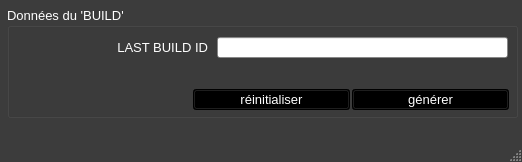
<?xml version="1.0" encoding="UTF-8"?>
<ui version="4.0">
 <class>YerithERPSQLUpgradeWindow</class>
 <widget class="QMainWindow" name="YerithERPSQLUpgradeWindow">
  <property name="geometry">
   <rect>
    <x>0</x>
    <y>0</y>
    <width>522</width>
    <height>162</height>
   </rect>
  </property>
  <property name="palette">
   <palette>
    <active>
     <colorrole role="WindowText">
      <brush brushstyle="SolidPattern">
       <color alpha="255">
        <red>255</red>
        <green>255</green>
        <blue>255</blue>
       </color>
      </brush>
     </colorrole>
     <colorrole role="Button">
      <brush brushstyle="SolidPattern">
       <color alpha="255">
        <red>60</red>
        <green>60</green>
        <blue>60</blue>
       </color>
      </brush>
     </colorrole>
     <colorrole role="Light">
      <brush brushstyle="SolidPattern">
       <color alpha="255">
        <red>90</red>
        <green>90</green>
        <blue>90</blue>
       </color>
      </brush>
     </colorrole>
     <colorrole role="Midlight">
      <brush brushstyle="SolidPattern">
       <color alpha="255">
        <red>75</red>
        <green>75</green>
        <blue>75</blue>
       </color>
      </brush>
     </colorrole>
     <colorrole role="Dark">
      <brush brushstyle="SolidPattern">
       <color alpha="255">
        <red>30</red>
        <green>30</green>
        <blue>30</blue>
       </color>
      </brush>
     </colorrole>
     <colorrole role="Mid">
      <brush brushstyle="SolidPattern">
       <color alpha="255">
        <red>40</red>
        <green>40</green>
        <blue>40</blue>
       </color>
      </brush>
     </colorrole>
     <colorrole role="Text">
      <brush brushstyle="SolidPattern">
       <color alpha="255">
        <red>255</red>
        <green>255</green>
        <blue>255</blue>
       </color>
      </brush>
     </colorrole>
     <colorrole role="BrightText">
      <brush brushstyle="SolidPattern">
       <color alpha="255">
        <red>255</red>
        <green>255</green>
        <blue>255</blue>
       </color>
      </brush>
     </colorrole>
     <colorrole role="ButtonText">
      <brush brushstyle="SolidPattern">
       <color alpha="255">
        <red>255</red>
        <green>255</green>
        <blue>255</blue>
       </color>
      </brush>
     </colorrole>
     <colorrole role="Base">
      <brush brushstyle="SolidPattern">
       <color alpha="255">
        <red>0</red>
        <green>0</green>
        <blue>0</blue>
       </color>
      </brush>
     </colorrole>
     <colorrole role="Window">
      <brush brushstyle="SolidPattern">
       <color alpha="255">
        <red>60</red>
        <green>60</green>
        <blue>60</blue>
       </color>
      </brush>
     </colorrole>
     <colorrole role="Shadow">
      <brush brushstyle="SolidPattern">
       <color alpha="255">
        <red>0</red>
        <green>0</green>
        <blue>0</blue>
       </color>
      </brush>
     </colorrole>
     <colorrole role="AlternateBase">
      <brush brushstyle="SolidPattern">
       <color alpha="255">
        <red>30</red>
        <green>30</green>
        <blue>30</blue>
       </color>
      </brush>
     </colorrole>
     <colorrole role="ToolTipBase">
      <brush brushstyle="SolidPattern">
       <color alpha="255">
        <red>255</red>
        <green>255</green>
        <blue>220</blue>
       </color>
      </brush>
     </colorrole>
     <colorrole role="ToolTipText">
      <brush brushstyle="SolidPattern">
       <color alpha="255">
        <red>0</red>
        <green>0</green>
        <blue>0</blue>
       </color>
      </brush>
     </colorrole>
    </active>
    <inactive>
     <colorrole role="WindowText">
      <brush brushstyle="SolidPattern">
       <color alpha="255">
        <red>255</red>
        <green>255</green>
        <blue>255</blue>
       </color>
      </brush>
     </colorrole>
     <colorrole role="Button">
      <brush brushstyle="SolidPattern">
       <color alpha="255">
        <red>60</red>
        <green>60</green>
        <blue>60</blue>
       </color>
      </brush>
     </colorrole>
     <colorrole role="Light">
      <brush brushstyle="SolidPattern">
       <color alpha="255">
        <red>90</red>
        <green>90</green>
        <blue>90</blue>
       </color>
      </brush>
     </colorrole>
     <colorrole role="Midlight">
      <brush brushstyle="SolidPattern">
       <color alpha="255">
        <red>75</red>
        <green>75</green>
        <blue>75</blue>
       </color>
      </brush>
     </colorrole>
     <colorrole role="Dark">
      <brush brushstyle="SolidPattern">
       <color alpha="255">
        <red>30</red>
        <green>30</green>
        <blue>30</blue>
       </color>
      </brush>
     </colorrole>
     <colorrole role="Mid">
      <brush brushstyle="SolidPattern">
       <color alpha="255">
        <red>40</red>
        <green>40</green>
        <blue>40</blue>
       </color>
      </brush>
     </colorrole>
     <colorrole role="Text">
      <brush brushstyle="SolidPattern">
       <color alpha="255">
        <red>255</red>
        <green>255</green>
        <blue>255</blue>
       </color>
      </brush>
     </colorrole>
     <colorrole role="BrightText">
      <brush brushstyle="SolidPattern">
       <color alpha="255">
        <red>255</red>
        <green>255</green>
        <blue>255</blue>
       </color>
      </brush>
     </colorrole>
     <colorrole role="ButtonText">
      <brush brushstyle="SolidPattern">
       <color alpha="255">
        <red>255</red>
        <green>255</green>
        <blue>255</blue>
       </color>
      </brush>
     </colorrole>
     <colorrole role="Base">
      <brush brushstyle="SolidPattern">
       <color alpha="255">
        <red>0</red>
        <green>0</green>
        <blue>0</blue>
       </color>
      </brush>
     </colorrole>
     <colorrole role="Window">
      <brush brushstyle="SolidPattern">
       <color alpha="255">
        <red>60</red>
        <green>60</green>
        <blue>60</blue>
       </color>
      </brush>
     </colorrole>
     <colorrole role="Shadow">
      <brush brushstyle="SolidPattern">
       <color alpha="255">
        <red>0</red>
        <green>0</green>
        <blue>0</blue>
       </color>
      </brush>
     </colorrole>
     <colorrole role="AlternateBase">
      <brush brushstyle="SolidPattern">
       <color alpha="255">
        <red>30</red>
        <green>30</green>
        <blue>30</blue>
       </color>
      </brush>
     </colorrole>
     <colorrole role="ToolTipBase">
      <brush brushstyle="SolidPattern">
       <color alpha="255">
        <red>255</red>
        <green>255</green>
        <blue>220</blue>
       </color>
      </brush>
     </colorrole>
     <colorrole role="ToolTipText">
      <brush brushstyle="SolidPattern">
       <color alpha="255">
        <red>0</red>
        <green>0</green>
        <blue>0</blue>
       </color>
      </brush>
     </colorrole>
    </inactive>
    <disabled>
     <colorrole role="WindowText">
      <brush brushstyle="SolidPattern">
       <color alpha="255">
        <red>30</red>
        <green>30</green>
        <blue>30</blue>
       </color>
      </brush>
     </colorrole>
     <colorrole role="Button">
      <brush brushstyle="SolidPattern">
       <color alpha="255">
        <red>60</red>
        <green>60</green>
        <blue>60</blue>
       </color>
      </brush>
     </colorrole>
     <colorrole role="Light">
      <brush brushstyle="SolidPattern">
       <color alpha="255">
        <red>90</red>
        <green>90</green>
        <blue>90</blue>
       </color>
      </brush>
     </colorrole>
     <colorrole role="Midlight">
      <brush brushstyle="SolidPattern">
       <color alpha="255">
        <red>75</red>
        <green>75</green>
        <blue>75</blue>
       </color>
      </brush>
     </colorrole>
     <colorrole role="Dark">
      <brush brushstyle="SolidPattern">
       <color alpha="255">
        <red>30</red>
        <green>30</green>
        <blue>30</blue>
       </color>
      </brush>
     </colorrole>
     <colorrole role="Mid">
      <brush brushstyle="SolidPattern">
       <color alpha="255">
        <red>40</red>
        <green>40</green>
        <blue>40</blue>
       </color>
      </brush>
     </colorrole>
     <colorrole role="Text">
      <brush brushstyle="SolidPattern">
       <color alpha="255">
        <red>30</red>
        <green>30</green>
        <blue>30</blue>
       </color>
      </brush>
     </colorrole>
     <colorrole role="BrightText">
      <brush brushstyle="SolidPattern">
       <color alpha="255">
        <red>255</red>
        <green>255</green>
        <blue>255</blue>
       </color>
      </brush>
     </colorrole>
     <colorrole role="ButtonText">
      <brush brushstyle="SolidPattern">
       <color alpha="255">
        <red>30</red>
        <green>30</green>
        <blue>30</blue>
       </color>
      </brush>
     </colorrole>
     <colorrole role="Base">
      <brush brushstyle="SolidPattern">
       <color alpha="255">
        <red>60</red>
        <green>60</green>
        <blue>60</blue>
       </color>
      </brush>
     </colorrole>
     <colorrole role="Window">
      <brush brushstyle="SolidPattern">
       <color alpha="255">
        <red>60</red>
        <green>60</green>
        <blue>60</blue>
       </color>
      </brush>
     </colorrole>
     <colorrole role="Shadow">
      <brush brushstyle="SolidPattern">
       <color alpha="255">
        <red>0</red>
        <green>0</green>
        <blue>0</blue>
       </color>
      </brush>
     </colorrole>
     <colorrole role="AlternateBase">
      <brush brushstyle="SolidPattern">
       <color alpha="255">
        <red>60</red>
        <green>60</green>
        <blue>60</blue>
       </color>
      </brush>
     </colorrole>
     <colorrole role="ToolTipBase">
      <brush brushstyle="SolidPattern">
       <color alpha="255">
        <red>255</red>
        <green>255</green>
        <blue>220</blue>
       </color>
      </brush>
     </colorrole>
     <colorrole role="ToolTipText">
      <brush brushstyle="SolidPattern">
       <color alpha="255">
        <red>0</red>
        <green>0</green>
        <blue>0</blue>
       </color>
      </brush>
     </colorrole>
    </disabled>
   </palette>
  </property>
  <property name="font">
   <font>
    <pointsize>10</pointsize>
   </font>
  </property>
  <property name="windowTitle">
   <string>YERITH-ERP-9.0 ~ Générer le script 'SQL' pour actualiser la structure de la base de données</string>
  </property>
  <widget class="QWidget" name="centralwidget">
   <widget class="QGroupBox" name="groupBox">
    <property name="geometry">
     <rect>
      <x>7</x>
      <y>7</y>
      <width>511</width>
      <height>111</height>
     </rect>
    </property>
    <property name="title">
     <string>Données du 'BUILD'</string>
    </property>
    <widget class="YerithLineEdit" name="lineEdit_last_build_id">
     <property name="geometry">
      <rect>
       <x>210</x>
       <y>30</y>
       <width>291</width>
       <height>21</height>
      </rect>
     </property>
     <property name="palette">
      <palette>
       <active>
        <colorrole role="WindowText">
         <brush brushstyle="SolidPattern">
          <color alpha="255">
           <red>0</red>
           <green>0</green>
           <blue>0</blue>
          </color>
         </brush>
        </colorrole>
        <colorrole role="Button">
         <brush brushstyle="SolidPattern">
          <color alpha="255">
           <red>189</red>
           <green>189</green>
           <blue>189</blue>
          </color>
         </brush>
        </colorrole>
        <colorrole role="Light">
         <brush brushstyle="SolidPattern">
          <color alpha="255">
           <red>255</red>
           <green>255</green>
           <blue>255</blue>
          </color>
         </brush>
        </colorrole>
        <colorrole role="Midlight">
         <brush brushstyle="SolidPattern">
          <color alpha="255">
           <red>222</red>
           <green>222</green>
           <blue>222</blue>
          </color>
         </brush>
        </colorrole>
        <colorrole role="Dark">
         <brush brushstyle="SolidPattern">
          <color alpha="255">
           <red>94</red>
           <green>94</green>
           <blue>94</blue>
          </color>
         </brush>
        </colorrole>
        <colorrole role="Mid">
         <brush brushstyle="SolidPattern">
          <color alpha="255">
           <red>126</red>
           <green>126</green>
           <blue>126</blue>
          </color>
         </brush>
        </colorrole>
        <colorrole role="Text">
         <brush brushstyle="SolidPattern">
          <color alpha="255">
           <red>0</red>
           <green>0</green>
           <blue>0</blue>
          </color>
         </brush>
        </colorrole>
        <colorrole role="BrightText">
         <brush brushstyle="SolidPattern">
          <color alpha="255">
           <red>255</red>
           <green>255</green>
           <blue>255</blue>
          </color>
         </brush>
        </colorrole>
        <colorrole role="ButtonText">
         <brush brushstyle="SolidPattern">
          <color alpha="255">
           <red>0</red>
           <green>0</green>
           <blue>0</blue>
          </color>
         </brush>
        </colorrole>
        <colorrole role="Base">
         <brush brushstyle="SolidPattern">
          <color alpha="255">
           <red>255</red>
           <green>255</green>
           <blue>255</blue>
          </color>
         </brush>
        </colorrole>
        <colorrole role="Window">
         <brush brushstyle="SolidPattern">
          <color alpha="255">
           <red>189</red>
           <green>189</green>
           <blue>189</blue>
          </color>
         </brush>
        </colorrole>
        <colorrole role="Shadow">
         <brush brushstyle="SolidPattern">
          <color alpha="255">
           <red>0</red>
           <green>0</green>
           <blue>0</blue>
          </color>
         </brush>
        </colorrole>
        <colorrole role="HighlightedText">
         <brush brushstyle="SolidPattern">
          <color alpha="255">
           <red>2</red>
           <green>160</green>
           <blue>70</blue>
          </color>
         </brush>
        </colorrole>
        <colorrole role="AlternateBase">
         <brush brushstyle="SolidPattern">
          <color alpha="255">
           <red>222</red>
           <green>222</green>
           <blue>222</blue>
          </color>
         </brush>
        </colorrole>
        <colorrole role="ToolTipBase">
         <brush brushstyle="SolidPattern">
          <color alpha="255">
           <red>255</red>
           <green>255</green>
           <blue>220</blue>
          </color>
         </brush>
        </colorrole>
        <colorrole role="ToolTipText">
         <brush brushstyle="SolidPattern">
          <color alpha="255">
           <red>0</red>
           <green>0</green>
           <blue>0</blue>
          </color>
         </brush>
        </colorrole>
       </active>
       <inactive>
        <colorrole role="WindowText">
         <brush brushstyle="SolidPattern">
          <color alpha="255">
           <red>0</red>
           <green>0</green>
           <blue>0</blue>
          </color>
         </brush>
        </colorrole>
        <colorrole role="Button">
         <brush brushstyle="SolidPattern">
          <color alpha="255">
           <red>189</red>
           <green>189</green>
           <blue>189</blue>
          </color>
         </brush>
        </colorrole>
        <colorrole role="Light">
         <brush brushstyle="SolidPattern">
          <color alpha="255">
           <red>255</red>
           <green>255</green>
           <blue>255</blue>
          </color>
         </brush>
        </colorrole>
        <colorrole role="Midlight">
         <brush brushstyle="SolidPattern">
          <color alpha="255">
           <red>222</red>
           <green>222</green>
           <blue>222</blue>
          </color>
         </brush>
        </colorrole>
        <colorrole role="Dark">
         <brush brushstyle="SolidPattern">
          <color alpha="255">
           <red>94</red>
           <green>94</green>
           <blue>94</blue>
          </color>
         </brush>
        </colorrole>
        <colorrole role="Mid">
         <brush brushstyle="SolidPattern">
          <color alpha="255">
           <red>126</red>
           <green>126</green>
           <blue>126</blue>
          </color>
         </brush>
        </colorrole>
        <colorrole role="Text">
         <brush brushstyle="SolidPattern">
          <color alpha="255">
           <red>0</red>
           <green>0</green>
           <blue>0</blue>
          </color>
         </brush>
        </colorrole>
        <colorrole role="BrightText">
         <brush brushstyle="SolidPattern">
          <color alpha="255">
           <red>255</red>
           <green>255</green>
           <blue>255</blue>
          </color>
         </brush>
        </colorrole>
        <colorrole role="ButtonText">
         <brush brushstyle="SolidPattern">
          <color alpha="255">
           <red>0</red>
           <green>0</green>
           <blue>0</blue>
          </color>
         </brush>
        </colorrole>
        <colorrole role="Base">
         <brush brushstyle="SolidPattern">
          <color alpha="255">
           <red>255</red>
           <green>255</green>
           <blue>255</blue>
          </color>
         </brush>
        </colorrole>
        <colorrole role="Window">
         <brush brushstyle="SolidPattern">
          <color alpha="255">
           <red>189</red>
           <green>189</green>
           <blue>189</blue>
          </color>
         </brush>
        </colorrole>
        <colorrole role="Shadow">
         <brush brushstyle="SolidPattern">
          <color alpha="255">
           <red>0</red>
           <green>0</green>
           <blue>0</blue>
          </color>
         </brush>
        </colorrole>
        <colorrole role="HighlightedText">
         <brush brushstyle="SolidPattern">
          <color alpha="255">
           <red>2</red>
           <green>160</green>
           <blue>70</blue>
          </color>
         </brush>
        </colorrole>
        <colorrole role="AlternateBase">
         <brush brushstyle="SolidPattern">
          <color alpha="255">
           <red>222</red>
           <green>222</green>
           <blue>222</blue>
          </color>
         </brush>
        </colorrole>
        <colorrole role="ToolTipBase">
         <brush brushstyle="SolidPattern">
          <color alpha="255">
           <red>255</red>
           <green>255</green>
           <blue>220</blue>
          </color>
         </brush>
        </colorrole>
        <colorrole role="ToolTipText">
         <brush brushstyle="SolidPattern">
          <color alpha="255">
           <red>0</red>
           <green>0</green>
           <blue>0</blue>
          </color>
         </brush>
        </colorrole>
       </inactive>
       <disabled>
        <colorrole role="WindowText">
         <brush brushstyle="SolidPattern">
          <color alpha="255">
           <red>94</red>
           <green>94</green>
           <blue>94</blue>
          </color>
         </brush>
        </colorrole>
        <colorrole role="Button">
         <brush brushstyle="SolidPattern">
          <color alpha="255">
           <red>189</red>
           <green>189</green>
           <blue>189</blue>
          </color>
         </brush>
        </colorrole>
        <colorrole role="Light">
         <brush brushstyle="SolidPattern">
          <color alpha="255">
           <red>255</red>
           <green>255</green>
           <blue>255</blue>
          </color>
         </brush>
        </colorrole>
        <colorrole role="Midlight">
         <brush brushstyle="SolidPattern">
          <color alpha="255">
           <red>222</red>
           <green>222</green>
           <blue>222</blue>
          </color>
         </brush>
        </colorrole>
        <colorrole role="Dark">
         <brush brushstyle="SolidPattern">
          <color alpha="255">
           <red>94</red>
           <green>94</green>
           <blue>94</blue>
          </color>
         </brush>
        </colorrole>
        <colorrole role="Mid">
         <brush brushstyle="SolidPattern">
          <color alpha="255">
           <red>126</red>
           <green>126</green>
           <blue>126</blue>
          </color>
         </brush>
        </colorrole>
        <colorrole role="Text">
         <brush brushstyle="SolidPattern">
          <color alpha="255">
           <red>94</red>
           <green>94</green>
           <blue>94</blue>
          </color>
         </brush>
        </colorrole>
        <colorrole role="BrightText">
         <brush brushstyle="SolidPattern">
          <color alpha="255">
           <red>255</red>
           <green>255</green>
           <blue>255</blue>
          </color>
         </brush>
        </colorrole>
        <colorrole role="ButtonText">
         <brush brushstyle="SolidPattern">
          <color alpha="255">
           <red>94</red>
           <green>94</green>
           <blue>94</blue>
          </color>
         </brush>
        </colorrole>
        <colorrole role="Base">
         <brush brushstyle="SolidPattern">
          <color alpha="255">
           <red>189</red>
           <green>189</green>
           <blue>189</blue>
          </color>
         </brush>
        </colorrole>
        <colorrole role="Window">
         <brush brushstyle="SolidPattern">
          <color alpha="255">
           <red>189</red>
           <green>189</green>
           <blue>189</blue>
          </color>
         </brush>
        </colorrole>
        <colorrole role="Shadow">
         <brush brushstyle="SolidPattern">
          <color alpha="255">
           <red>0</red>
           <green>0</green>
           <blue>0</blue>
          </color>
         </brush>
        </colorrole>
        <colorrole role="HighlightedText">
         <brush brushstyle="SolidPattern">
          <color alpha="255">
           <red>2</red>
           <green>160</green>
           <blue>70</blue>
          </color>
         </brush>
        </colorrole>
        <colorrole role="AlternateBase">
         <brush brushstyle="SolidPattern">
          <color alpha="255">
           <red>189</red>
           <green>189</green>
           <blue>189</blue>
          </color>
         </brush>
        </colorrole>
        <colorrole role="ToolTipBase">
         <brush brushstyle="SolidPattern">
          <color alpha="255">
           <red>255</red>
           <green>255</green>
           <blue>220</blue>
          </color>
         </brush>
        </colorrole>
        <colorrole role="ToolTipText">
         <brush brushstyle="SolidPattern">
          <color alpha="255">
           <red>0</red>
           <green>0</green>
           <blue>0</blue>
          </color>
         </brush>
        </colorrole>
       </disabled>
      </palette>
     </property>
     <property name="font">
      <font>
       <pointsize>10</pointsize>
      </font>
     </property>
    </widget>
    <widget class="QLabel" name="label_last_build_id">
     <property name="geometry">
      <rect>
       <x>40</x>
       <y>30</y>
       <width>161</width>
       <height>21</height>
      </rect>
     </property>
     <property name="text">
      <string>LAST BUILD ID</string>
     </property>
     <property name="alignment">
      <set>Qt::AlignRight|Qt::AlignTrailing|Qt::AlignVCenter</set>
     </property>
    </widget>
    <widget class="YerithPushButton" name="pushButton_generer">
     <property name="geometry">
      <rect>
       <x>345</x>
       <y>82</y>
       <width>157</width>
       <height>21</height>
      </rect>
     </property>
     <property name="palette">
      <palette>
       <active>
        <colorrole role="WindowText">
         <brush brushstyle="SolidPattern">
          <color alpha="255">
           <red>255</red>
           <green>255</green>
           <blue>255</blue>
          </color>
         </brush>
        </colorrole>
        <colorrole role="Button">
         <brush brushstyle="SolidPattern">
          <color alpha="255">
           <red>0</red>
           <green>0</green>
           <blue>0</blue>
          </color>
         </brush>
        </colorrole>
        <colorrole role="Light">
         <brush brushstyle="SolidPattern">
          <color alpha="255">
           <red>0</red>
           <green>0</green>
           <blue>0</blue>
          </color>
         </brush>
        </colorrole>
        <colorrole role="Midlight">
         <brush brushstyle="SolidPattern">
          <color alpha="255">
           <red>0</red>
           <green>0</green>
           <blue>0</blue>
          </color>
         </brush>
        </colorrole>
        <colorrole role="Dark">
         <brush brushstyle="SolidPattern">
          <color alpha="255">
           <red>0</red>
           <green>0</green>
           <blue>0</blue>
          </color>
         </brush>
        </colorrole>
        <colorrole role="Mid">
         <brush brushstyle="SolidPattern">
          <color alpha="255">
           <red>0</red>
           <green>0</green>
           <blue>0</blue>
          </color>
         </brush>
        </colorrole>
        <colorrole role="Text">
         <brush brushstyle="SolidPattern">
          <color alpha="255">
           <red>255</red>
           <green>255</green>
           <blue>255</blue>
          </color>
         </brush>
        </colorrole>
        <colorrole role="BrightText">
         <brush brushstyle="SolidPattern">
          <color alpha="255">
           <red>255</red>
           <green>255</green>
           <blue>255</blue>
          </color>
         </brush>
        </colorrole>
        <colorrole role="ButtonText">
         <brush brushstyle="SolidPattern">
          <color alpha="255">
           <red>255</red>
           <green>255</green>
           <blue>255</blue>
          </color>
         </brush>
        </colorrole>
        <colorrole role="Base">
         <brush brushstyle="SolidPattern">
          <color alpha="255">
           <red>0</red>
           <green>0</green>
           <blue>0</blue>
          </color>
         </brush>
        </colorrole>
        <colorrole role="Window">
         <brush brushstyle="SolidPattern">
          <color alpha="255">
           <red>0</red>
           <green>0</green>
           <blue>0</blue>
          </color>
         </brush>
        </colorrole>
        <colorrole role="Shadow">
         <brush brushstyle="SolidPattern">
          <color alpha="255">
           <red>0</red>
           <green>0</green>
           <blue>0</blue>
          </color>
         </brush>
        </colorrole>
        <colorrole role="AlternateBase">
         <brush brushstyle="SolidPattern">
          <color alpha="255">
           <red>0</red>
           <green>0</green>
           <blue>0</blue>
          </color>
         </brush>
        </colorrole>
        <colorrole role="ToolTipBase">
         <brush brushstyle="SolidPattern">
          <color alpha="255">
           <red>255</red>
           <green>255</green>
           <blue>220</blue>
          </color>
         </brush>
        </colorrole>
        <colorrole role="ToolTipText">
         <brush brushstyle="SolidPattern">
          <color alpha="255">
           <red>0</red>
           <green>0</green>
           <blue>0</blue>
          </color>
         </brush>
        </colorrole>
       </active>
       <inactive>
        <colorrole role="WindowText">
         <brush brushstyle="SolidPattern">
          <color alpha="255">
           <red>255</red>
           <green>255</green>
           <blue>255</blue>
          </color>
         </brush>
        </colorrole>
        <colorrole role="Button">
         <brush brushstyle="SolidPattern">
          <color alpha="255">
           <red>0</red>
           <green>0</green>
           <blue>0</blue>
          </color>
         </brush>
        </colorrole>
        <colorrole role="Light">
         <brush brushstyle="SolidPattern">
          <color alpha="255">
           <red>0</red>
           <green>0</green>
           <blue>0</blue>
          </color>
         </brush>
        </colorrole>
        <colorrole role="Midlight">
         <brush brushstyle="SolidPattern">
          <color alpha="255">
           <red>0</red>
           <green>0</green>
           <blue>0</blue>
          </color>
         </brush>
        </colorrole>
        <colorrole role="Dark">
         <brush brushstyle="SolidPattern">
          <color alpha="255">
           <red>0</red>
           <green>0</green>
           <blue>0</blue>
          </color>
         </brush>
        </colorrole>
        <colorrole role="Mid">
         <brush brushstyle="SolidPattern">
          <color alpha="255">
           <red>0</red>
           <green>0</green>
           <blue>0</blue>
          </color>
         </brush>
        </colorrole>
        <colorrole role="Text">
         <brush brushstyle="SolidPattern">
          <color alpha="255">
           <red>255</red>
           <green>255</green>
           <blue>255</blue>
          </color>
         </brush>
        </colorrole>
        <colorrole role="BrightText">
         <brush brushstyle="SolidPattern">
          <color alpha="255">
           <red>255</red>
           <green>255</green>
           <blue>255</blue>
          </color>
         </brush>
        </colorrole>
        <colorrole role="ButtonText">
         <brush brushstyle="SolidPattern">
          <color alpha="255">
           <red>255</red>
           <green>255</green>
           <blue>255</blue>
          </color>
         </brush>
        </colorrole>
        <colorrole role="Base">
         <brush brushstyle="SolidPattern">
          <color alpha="255">
           <red>0</red>
           <green>0</green>
           <blue>0</blue>
          </color>
         </brush>
        </colorrole>
        <colorrole role="Window">
         <brush brushstyle="SolidPattern">
          <color alpha="255">
           <red>0</red>
           <green>0</green>
           <blue>0</blue>
          </color>
         </brush>
        </colorrole>
        <colorrole role="Shadow">
         <brush brushstyle="SolidPattern">
          <color alpha="255">
           <red>0</red>
           <green>0</green>
           <blue>0</blue>
          </color>
         </brush>
        </colorrole>
        <colorrole role="AlternateBase">
         <brush brushstyle="SolidPattern">
          <color alpha="255">
           <red>0</red>
           <green>0</green>
           <blue>0</blue>
          </color>
         </brush>
        </colorrole>
        <colorrole role="ToolTipBase">
         <brush brushstyle="SolidPattern">
          <color alpha="255">
           <red>255</red>
           <green>255</green>
           <blue>220</blue>
          </color>
         </brush>
        </colorrole>
        <colorrole role="ToolTipText">
         <brush brushstyle="SolidPattern">
          <color alpha="255">
           <red>0</red>
           <green>0</green>
           <blue>0</blue>
          </color>
         </brush>
        </colorrole>
       </inactive>
       <disabled>
        <colorrole role="WindowText">
         <brush brushstyle="SolidPattern">
          <color alpha="255">
           <red>0</red>
           <green>0</green>
           <blue>0</blue>
          </color>
         </brush>
        </colorrole>
        <colorrole role="Button">
         <brush brushstyle="SolidPattern">
          <color alpha="255">
           <red>0</red>
           <green>0</green>
           <blue>0</blue>
          </color>
         </brush>
        </colorrole>
        <colorrole role="Light">
         <brush brushstyle="SolidPattern">
          <color alpha="255">
           <red>0</red>
           <green>0</green>
           <blue>0</blue>
          </color>
         </brush>
        </colorrole>
        <colorrole role="Midlight">
         <brush brushstyle="SolidPattern">
          <color alpha="255">
           <red>0</red>
           <green>0</green>
           <blue>0</blue>
          </color>
         </brush>
        </colorrole>
        <colorrole role="Dark">
         <brush brushstyle="SolidPattern">
          <color alpha="255">
           <red>0</red>
           <green>0</green>
           <blue>0</blue>
          </color>
         </brush>
        </colorrole>
        <colorrole role="Mid">
         <brush brushstyle="SolidPattern">
          <color alpha="255">
           <red>0</red>
           <green>0</green>
           <blue>0</blue>
          </color>
         </brush>
        </colorrole>
        <colorrole role="Text">
         <brush brushstyle="SolidPattern">
          <color alpha="255">
           <red>0</red>
           <green>0</green>
           <blue>0</blue>
          </color>
         </brush>
        </colorrole>
        <colorrole role="BrightText">
         <brush brushstyle="SolidPattern">
          <color alpha="255">
           <red>255</red>
           <green>255</green>
           <blue>255</blue>
          </color>
         </brush>
        </colorrole>
        <colorrole role="ButtonText">
         <brush brushstyle="SolidPattern">
          <color alpha="255">
           <red>0</red>
           <green>0</green>
           <blue>0</blue>
          </color>
         </brush>
        </colorrole>
        <colorrole role="Base">
         <brush brushstyle="SolidPattern">
          <color alpha="255">
           <red>0</red>
           <green>0</green>
           <blue>0</blue>
          </color>
         </brush>
        </colorrole>
        <colorrole role="Window">
         <brush brushstyle="SolidPattern">
          <color alpha="255">
           <red>0</red>
           <green>0</green>
           <blue>0</blue>
          </color>
         </brush>
        </colorrole>
        <colorrole role="Shadow">
         <brush brushstyle="SolidPattern">
          <color alpha="255">
           <red>0</red>
           <green>0</green>
           <blue>0</blue>
          </color>
         </brush>
        </colorrole>
        <colorrole role="AlternateBase">
         <brush brushstyle="SolidPattern">
          <color alpha="255">
           <red>0</red>
           <green>0</green>
           <blue>0</blue>
          </color>
         </brush>
        </colorrole>
        <colorrole role="ToolTipBase">
         <brush brushstyle="SolidPattern">
          <color alpha="255">
           <red>255</red>
           <green>255</green>
           <blue>220</blue>
          </color>
         </brush>
        </colorrole>
        <colorrole role="ToolTipText">
         <brush brushstyle="SolidPattern">
          <color alpha="255">
           <red>0</red>
           <green>0</green>
           <blue>0</blue>
          </color>
         </brush>
        </colorrole>
       </disabled>
      </palette>
     </property>
     <property name="font">
      <font>
       <weight>50</weight>
       <bold>false</bold>
      </font>
     </property>
     <property name="text">
      <string>générer</string>
     </property>
    </widget>
    <widget class="YerithPushButton" name="pushButton_reinitialiser">
     <property name="geometry">
      <rect>
       <x>186</x>
       <y>82</y>
       <width>157</width>
       <height>21</height>
      </rect>
     </property>
     <property name="palette">
      <palette>
       <active>
        <colorrole role="WindowText">
         <brush brushstyle="SolidPattern">
          <color alpha="255">
           <red>255</red>
           <green>255</green>
           <blue>255</blue>
          </color>
         </brush>
        </colorrole>
        <colorrole role="Button">
         <brush brushstyle="SolidPattern">
          <color alpha="255">
           <red>0</red>
           <green>0</green>
           <blue>0</blue>
          </color>
         </brush>
        </colorrole>
        <colorrole role="Light">
         <brush brushstyle="SolidPattern">
          <color alpha="255">
           <red>0</red>
           <green>0</green>
           <blue>0</blue>
          </color>
         </brush>
        </colorrole>
        <colorrole role="Midlight">
         <brush brushstyle="SolidPattern">
          <color alpha="255">
           <red>0</red>
           <green>0</green>
           <blue>0</blue>
          </color>
         </brush>
        </colorrole>
        <colorrole role="Dark">
         <brush brushstyle="SolidPattern">
          <color alpha="255">
           <red>0</red>
           <green>0</green>
           <blue>0</blue>
          </color>
         </brush>
        </colorrole>
        <colorrole role="Mid">
         <brush brushstyle="SolidPattern">
          <color alpha="255">
           <red>0</red>
           <green>0</green>
           <blue>0</blue>
          </color>
         </brush>
        </colorrole>
        <colorrole role="Text">
         <brush brushstyle="SolidPattern">
          <color alpha="255">
           <red>255</red>
           <green>255</green>
           <blue>255</blue>
          </color>
         </brush>
        </colorrole>
        <colorrole role="BrightText">
         <brush brushstyle="SolidPattern">
          <color alpha="255">
           <red>255</red>
           <green>255</green>
           <blue>255</blue>
          </color>
         </brush>
        </colorrole>
        <colorrole role="ButtonText">
         <brush brushstyle="SolidPattern">
          <color alpha="255">
           <red>255</red>
           <green>255</green>
           <blue>255</blue>
          </color>
         </brush>
        </colorrole>
        <colorrole role="Base">
         <brush brushstyle="SolidPattern">
          <color alpha="255">
           <red>0</red>
           <green>0</green>
           <blue>0</blue>
          </color>
         </brush>
        </colorrole>
        <colorrole role="Window">
         <brush brushstyle="SolidPattern">
          <color alpha="255">
           <red>0</red>
           <green>0</green>
           <blue>0</blue>
          </color>
         </brush>
        </colorrole>
        <colorrole role="Shadow">
         <brush brushstyle="SolidPattern">
          <color alpha="255">
           <red>0</red>
           <green>0</green>
           <blue>0</blue>
          </color>
         </brush>
        </colorrole>
        <colorrole role="AlternateBase">
         <brush brushstyle="SolidPattern">
          <color alpha="255">
           <red>0</red>
           <green>0</green>
           <blue>0</blue>
          </color>
         </brush>
        </colorrole>
        <colorrole role="ToolTipBase">
         <brush brushstyle="SolidPattern">
          <color alpha="255">
           <red>255</red>
           <green>255</green>
           <blue>220</blue>
          </color>
         </brush>
        </colorrole>
        <colorrole role="ToolTipText">
         <brush brushstyle="SolidPattern">
          <color alpha="255">
           <red>0</red>
           <green>0</green>
           <blue>0</blue>
          </color>
         </brush>
        </colorrole>
       </active>
       <inactive>
        <colorrole role="WindowText">
         <brush brushstyle="SolidPattern">
          <color alpha="255">
           <red>255</red>
           <green>255</green>
           <blue>255</blue>
          </color>
         </brush>
        </colorrole>
        <colorrole role="Button">
         <brush brushstyle="SolidPattern">
          <color alpha="255">
           <red>0</red>
           <green>0</green>
           <blue>0</blue>
          </color>
         </brush>
        </colorrole>
        <colorrole role="Light">
         <brush brushstyle="SolidPattern">
          <color alpha="255">
           <red>0</red>
           <green>0</green>
           <blue>0</blue>
          </color>
         </brush>
        </colorrole>
        <colorrole role="Midlight">
         <brush brushstyle="SolidPattern">
          <color alpha="255">
           <red>0</red>
           <green>0</green>
           <blue>0</blue>
          </color>
         </brush>
        </colorrole>
        <colorrole role="Dark">
         <brush brushstyle="SolidPattern">
          <color alpha="255">
           <red>0</red>
           <green>0</green>
           <blue>0</blue>
          </color>
         </brush>
        </colorrole>
        <colorrole role="Mid">
         <brush brushstyle="SolidPattern">
          <color alpha="255">
           <red>0</red>
           <green>0</green>
           <blue>0</blue>
          </color>
         </brush>
        </colorrole>
        <colorrole role="Text">
         <brush brushstyle="SolidPattern">
          <color alpha="255">
           <red>255</red>
           <green>255</green>
           <blue>255</blue>
          </color>
         </brush>
        </colorrole>
        <colorrole role="BrightText">
         <brush brushstyle="SolidPattern">
          <color alpha="255">
           <red>255</red>
           <green>255</green>
           <blue>255</blue>
          </color>
         </brush>
        </colorrole>
        <colorrole role="ButtonText">
         <brush brushstyle="SolidPattern">
          <color alpha="255">
           <red>255</red>
           <green>255</green>
           <blue>255</blue>
          </color>
         </brush>
        </colorrole>
        <colorrole role="Base">
         <brush brushstyle="SolidPattern">
          <color alpha="255">
           <red>0</red>
           <green>0</green>
           <blue>0</blue>
          </color>
         </brush>
        </colorrole>
        <colorrole role="Window">
         <brush brushstyle="SolidPattern">
          <color alpha="255">
           <red>0</red>
           <green>0</green>
           <blue>0</blue>
          </color>
         </brush>
        </colorrole>
        <colorrole role="Shadow">
         <brush brushstyle="SolidPattern">
          <color alpha="255">
           <red>0</red>
           <green>0</green>
           <blue>0</blue>
          </color>
         </brush>
        </colorrole>
        <colorrole role="AlternateBase">
         <brush brushstyle="SolidPattern">
          <color alpha="255">
           <red>0</red>
           <green>0</green>
           <blue>0</blue>
          </color>
         </brush>
        </colorrole>
        <colorrole role="ToolTipBase">
         <brush brushstyle="SolidPattern">
          <color alpha="255">
           <red>255</red>
           <green>255</green>
           <blue>220</blue>
          </color>
         </brush>
        </colorrole>
        <colorrole role="ToolTipText">
         <brush brushstyle="SolidPattern">
          <color alpha="255">
           <red>0</red>
           <green>0</green>
           <blue>0</blue>
          </color>
         </brush>
        </colorrole>
       </inactive>
       <disabled>
        <colorrole role="WindowText">
         <brush brushstyle="SolidPattern">
          <color alpha="255">
           <red>0</red>
           <green>0</green>
           <blue>0</blue>
          </color>
         </brush>
        </colorrole>
        <colorrole role="Button">
         <brush brushstyle="SolidPattern">
          <color alpha="255">
           <red>0</red>
           <green>0</green>
           <blue>0</blue>
          </color>
         </brush>
        </colorrole>
        <colorrole role="Light">
         <brush brushstyle="SolidPattern">
          <color alpha="255">
           <red>0</red>
           <green>0</green>
           <blue>0</blue>
          </color>
         </brush>
        </colorrole>
        <colorrole role="Midlight">
         <brush brushstyle="SolidPattern">
          <color alpha="255">
           <red>0</red>
           <green>0</green>
           <blue>0</blue>
          </color>
         </brush>
        </colorrole>
        <colorrole role="Dark">
         <brush brushstyle="SolidPattern">
          <color alpha="255">
           <red>0</red>
           <green>0</green>
           <blue>0</blue>
          </color>
         </brush>
        </colorrole>
        <colorrole role="Mid">
         <brush brushstyle="SolidPattern">
          <color alpha="255">
           <red>0</red>
           <green>0</green>
           <blue>0</blue>
          </color>
         </brush>
        </colorrole>
        <colorrole role="Text">
         <brush brushstyle="SolidPattern">
          <color alpha="255">
           <red>0</red>
           <green>0</green>
           <blue>0</blue>
          </color>
         </brush>
        </colorrole>
        <colorrole role="BrightText">
         <brush brushstyle="SolidPattern">
          <color alpha="255">
           <red>255</red>
           <green>255</green>
           <blue>255</blue>
          </color>
         </brush>
        </colorrole>
        <colorrole role="ButtonText">
         <brush brushstyle="SolidPattern">
          <color alpha="255">
           <red>0</red>
           <green>0</green>
           <blue>0</blue>
          </color>
         </brush>
        </colorrole>
        <colorrole role="Base">
         <brush brushstyle="SolidPattern">
          <color alpha="255">
           <red>0</red>
           <green>0</green>
           <blue>0</blue>
          </color>
         </brush>
        </colorrole>
        <colorrole role="Window">
         <brush brushstyle="SolidPattern">
          <color alpha="255">
           <red>0</red>
           <green>0</green>
           <blue>0</blue>
          </color>
         </brush>
        </colorrole>
        <colorrole role="Shadow">
         <brush brushstyle="SolidPattern">
          <color alpha="255">
           <red>0</red>
           <green>0</green>
           <blue>0</blue>
          </color>
         </brush>
        </colorrole>
        <colorrole role="AlternateBase">
         <brush brushstyle="SolidPattern">
          <color alpha="255">
           <red>0</red>
           <green>0</green>
           <blue>0</blue>
          </color>
         </brush>
        </colorrole>
        <colorrole role="ToolTipBase">
         <brush brushstyle="SolidPattern">
          <color alpha="255">
           <red>255</red>
           <green>255</green>
           <blue>220</blue>
          </color>
         </brush>
        </colorrole>
        <colorrole role="ToolTipText">
         <brush brushstyle="SolidPattern">
          <color alpha="255">
           <red>0</red>
           <green>0</green>
           <blue>0</blue>
          </color>
         </brush>
        </colorrole>
       </disabled>
      </palette>
     </property>
     <property name="font">
      <font>
       <weight>50</weight>
       <bold>false</bold>
      </font>
     </property>
     <property name="text">
      <string>réinitialiser</string>
     </property>
    </widget>
   </widget>
  </widget>
  <widget class="QMenuBar" name="menubar">
   <property name="geometry">
    <rect>
     <x>0</x>
     <y>0</y>
     <width>522</width>
     <height>21</height>
    </rect>
   </property>
  </widget>
  <widget class="QStatusBar" name="statusbar"/>
 </widget>
 <customwidgets>
  <customwidget>
   <class>YerithPushButton</class>
   <extends>QPushButton</extends>
   <header>src/widgets/yerith-erp-push-button.hpp</header>
   <slots>
    <slot>handleItemModification(QModelIndex)</slot>
   </slots>
  </customwidget>
  <customwidget>
   <class>YerithLineEdit</class>
   <extends>QLineEdit</extends>
   <header>src/widgets/yerith-erp-line-edit.hpp</header>
  </customwidget>
 </customwidgets>
 <resources/>
 <connections/>
</ui>
